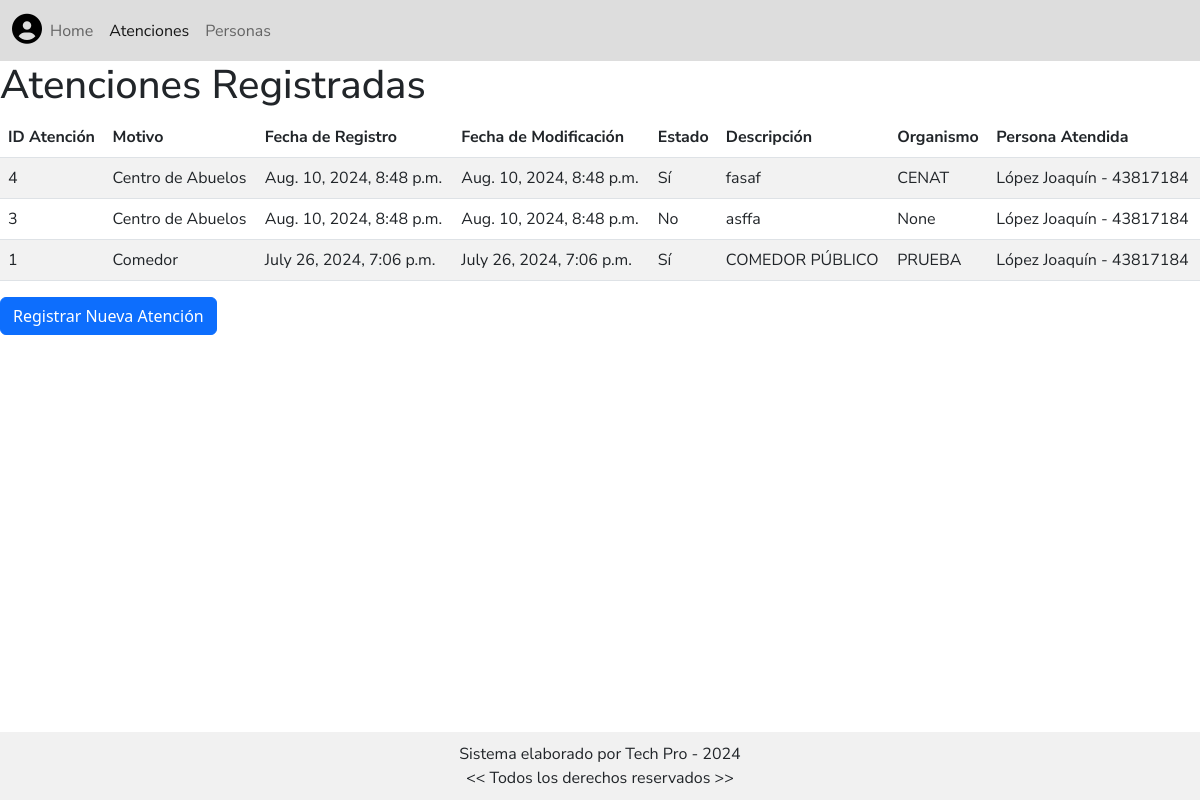
/view/atentions (signed in), run on the app's committed database.
### apps/atenciones/models.py (models this page shows, shortened)
class Service(models.Model):
    service_id = models.AutoField('ID Atencion', primary_key=True)
    service_reason_id = models.ForeignKey(Reason,on_delete=models.CASCADE, verbose_name='Motivo')
    service_date = models.DateTimeField('Fecha de registro', auto_now_add=True)
    service_modified_date = models.DateTimeField('Fecha de modificación', auto_now=True)
    service_status = models.BooleanField('¿Se desarrolló el seguimiento correspondiente?')
    service_description = models.TextField('Descripción de la atención')
    organism_id = models.ForeignKey(Organism,on_delete=models.CASCADE, verbose_name='Organismo interviniente', null=True)
    person_id = models.ForeignKey(Person,on_delete=models.CASCADE, verbose_name='Persona atendida')
    class Meta:
        ordering = ['-service_date']
        verbose_name = 'Atención'
        verbose_name_plural = 'Atenciones'

class Reason(models.Model):
    service_reason_id = models.AutoField('ID Motivo', primary_key= True)
    service_reason = models.CharField('Motivo', max_length=50)
    class Meta:
        ordering = ['service_reason']
        verbose_name = 'Motivo'
        verbose_name_plural = 'Motivos'
    def __str__(self):
        return self.service_reason

### apps/organismos/models.py (models this page shows)
class Organism(models.Model):
    organism_id = models.AutoField('ID Organismo', primary_key=True)
    organism_name = models.CharField('Nombre del Organismo', max_length=50)
    organism_description = models.TextField('Descripción', blank=True)
    class Meta:
        ordering = ['organism_name']
        verbose_name = 'Organismo'
        verbose_name_plural = 'Organismos'
    def __str__(self):
        return self.organism_name

### apps/personas/models.py (models this page shows, shortened)
class Person (models.Model) :
    person_dni = models.IntegerField('DNI', primary_key=True, unique=True)
    person_name = models.CharField('Nombre' , max_length=50)
    person_surname = models.CharField('Apellido' , max_length=50)
    person_birthdate = models.DateField('Fecha de nacimiento')
    person_address = models.CharField('Dirección', max_length=100)
    person_phone = models.IntegerField('Teléfono')
    person_bg_center = models.BooleanField('¿Pertenece al Centro de abuelos?')
    person_observations = models.TextField('Observaciones', blank=True)
    locality_id = models.ForeignKey(Locality, on_delete=models.CASCADE, verbose_name='Localidad')
    class Meta:
        ordering = ['person_surname','person_name']
        verbose_name = 'Persona'
        verbose_name_plural = 'Personas'
    def __str__(self):
        return f"{self.person_surname} {self.person_name} - {self.person_dni}"

### apps/atenciones/views.py (the view)
# urls.py: path('view/atentions', viewAtentions),
@login_required
def viewAtentions(request):
    try:
        attentions = Service.objects.all()
        return render(request, 'atenciones/view.html', {
            'attentions': attentions
        })
    except Exception as e:
        return render(request, 'atenciones/view.html', {
            'error': 'No se pudieron cargar las atenciones.',
        })

### templates/atenciones/view.html (shortened to what this page needs)
{%load static%}
<!DOCTYPE html>
<html lang="en">
<head>
    <link rel="stylesheet" href="https://cdnjs.cloudflare.com/ajax/libs/animate.css/4.1.1/animate.min.css"/>
    <link href="https://cdn.jsdelivr.net/npm/bootstrap@5.2.0-beta1/dist/css/bootstrap.min.css" rel="stylesheet">
    <link rel="stylesheet" href="{% static 'css/style.css' %}">
</head>
<body class="body_home">
    <header class="body_header">
        <nav class="navbar navbar-expand-lg bg-body-tertiary">
            <div class="container-fluid">
                <button id="user_toggle_button" class="navbar_user_button" style="border: none;background-color: transparent;font-size: 30px;"><i class="fa-solid fa-circle-user list-icons"></i></button>
                <div class="collapse navbar-collapse" id="navbarTogglerDemo03">
                    <ul class="navbar-nav me-auto mb-2 mb-lg-0">
                        <li class="nav-item">
                            <a class="nav-link" aria-current="page" href="/">Home</a>
                        </li>
                        <li class="nav-item">
                            <a class="nav-link active" href="/view/atentions">Atenciones</a>
                        </li>
                        <li class="nav-item">
                            <a class="nav-link" href="/view/persons">Personas</a>
                        </li>
                    </ul>
                </div>
            </div>
        </nav>
    </header>
    <h1>Atenciones Registradas</h1>
    <table class="table table-striped">
        <thead>
            <tr>
                <th>ID Atención</th>
                <th>Motivo</th>
                <th>Fecha de Registro</th>
                <th>Fecha de Modificación</th>
                <th>Estado</th>
                <th>Descripción</th>
                <th>Organismo</th>
                <th>Persona Atendida</th>
            </tr>
        </thead>
        <tbody>
            {% for attention in attentions %}
                <tr>
                    <td>{{ attention.service_id }}</td>
                    <td>{{ attention.service_reason_id }}</td>
                    <td>{{ attention.service_date }}</td>
                    <td>{{ attention.service_modified_date }}</td>
                    <td>{{ attention.service_status|yesno:"Sí,No" }}</td>
                    <td>{{ attention.service_description }}</td>
                    <td>{{ attention.organism_id }}</td>
                    <td>{{ attention.person_id }}</td>
                </tr>
            {% empty %}
                <tr>
                    <td colspan="8">No hay atenciones registradas.</td>
                </tr>
            {% endfor %}
        </tbody>
    </table>
    <a href="/register/atention" class="btn btn-primary">Registrar Nueva Atención</a>
    <footer class="footer_log_in">
        <p>Sistema elaborado por Tech Pro - 2024</p>
        <p><< Todos los derechos reservados >></p>
    </footer>
</body>
</html>

### public/css/style.css (style rules this page uses)
* { font-family: "Nunito Sans", sans-serif; box-sizing: border-box; margin: 0; padding: 0; }
.footer_log_in { width: 100%; text-align: center; background-color: #f1f1f1; padding: 10px; position: absolute; bottom: 0; margin-bottom: 0; }
.footer_log_in p { margin: 0; }
.navbar { background-color: #ddd; }
#user_toggle_button { border: none; background-color: transparent; font-size: 20px; cursor: pointer; }

### data on the page
Service: service_id "4", service_reason_id "Centro de Abuelos", service_date "Aug. 10, 2024, 8:48 p.m.", service_modified_date "Aug. 10, 2024, 8:48 p.m.", service_status "Sí", service_description "fasaf", organism_id "CENAT", person_id "López Joaquín - 43817184"
Service: service_id "3", service_reason_id "Centro de Abuelos", service_date "Aug. 10, 2024, 8:48 p.m.", service_modified_date "Aug. 10, 2024, 8:48 p.m.", service_status "No", service_description "asffa", organism_id "None", person_id "López Joaquín - 43817184"
Service: service_id "1", service_reason_id "Comedor", service_date "July 26, 2024, 7:06 p.m.", service_modified_date "July 26, 2024, 7:06 p.m.", service_status "Sí", service_description "COMEDOR PÚBLICO", organism_id "PRUEBA", person_id "López Joaquín - 43817184"
